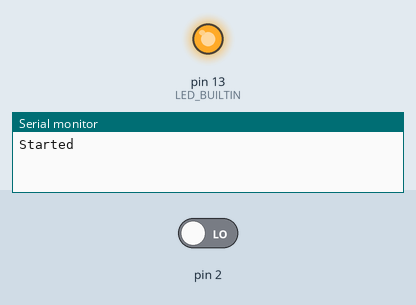
Recording of a sketch running on a simulated Arduino Uno, built with avr-gcc and run on an emulated ATmega328P. Shown: output pins drawn as LEDs (lit = HIGH), the last lines printed to the serial monitor. The inputs (shaded band) are chosen by the test bench; at power-on: pin 2 LOW.

Above: at 1.2 s.
1.3 s: pin 2 driven HIGH
At 2.5 s:
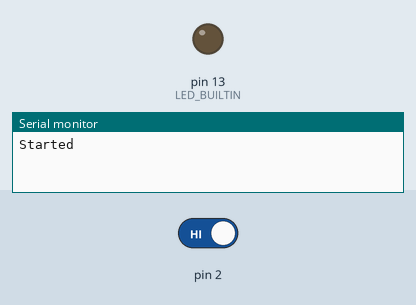
2.8 s: pin 2 driven LOW
At 3.9 s:
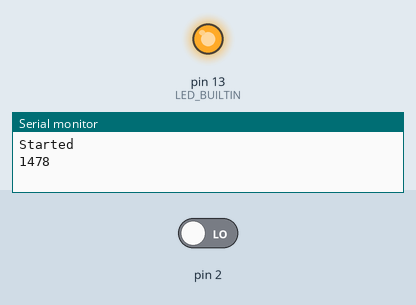
Timing chart, 0 to 5.8 s (numbered marks = the images above; inputs shaded):
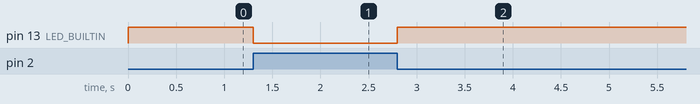

The sketch:

PIR_Test.ino
```cpp
//PIR SENSOR TEST

int sensorState = 0;
int counter = 0;

void setup()
{
  pinMode(2, INPUT);
  pinMode(LED_BUILTIN, OUTPUT);
  Serial.begin(9600);
  Serial.write("Started \n");
}

void loop()
{
  // read the state of the sensor/digital input
  sensorState = digitalRead(2);
  // check if sensor pin is HIGH. if it is, set the
  if (sensorState == HIGH) {
    counter++;
    digitalWrite(LED_BUILTIN, LOW);
    delay(1);
  } else {
    if(counter != 0){
      Serial.println(counter);
    }
    counter = 0;
    digitalWrite(LED_BUILTIN, HIGH);
  }
}
```

Measured:
- after the input at 1.3 s, pin 13 (LED_BUILTIN): HIGH → LOW at once
- after the input at 2.8 s, pin 13 (LED_BUILTIN): LOW → HIGH at once
